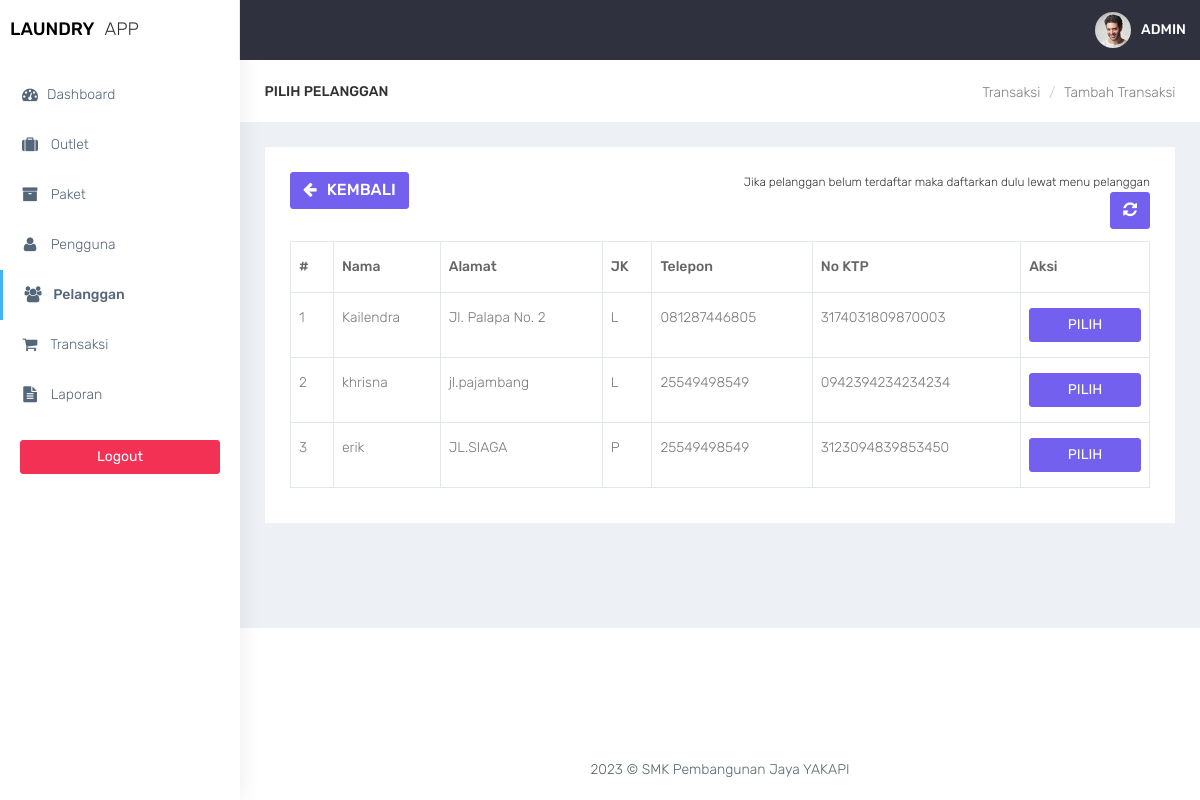
Screenshot of /admin/transaksi_cari_member.php (signed in) with the database file from the repository.
### tables this page shows
CREATE TABLE `member` (
  `id_member` int(11) NOT NULL,
  `nama_member` varchar(100) DEFAULT NULL,
  `alamat_member` text DEFAULT NULL,
  `jenis_kelamin` enum('L','P') DEFAULT NULL,
  `telp_member` varchar(15) DEFAULT NULL,
  `no_ktp` varchar(30) DEFAULT NULL
);

### admin/functions.php (called while the page is built, shortened)
<?php
function ambildata($conn, $query) {
    $data = mysqli_query($conn, $query);
    if (mysqli_num_rows($data) > 0) {
        while($row = mysqli_fetch_assoc($data)) {
            $hasil[] = $row;
        }
        return $hasil;
    }
}
?>

### admin/transaksi_cari_member.php (the view, shortened to what this page needs)
<?php
require 'functions.php';
$query = 'SELECT * FROM member';
$data = ambildata($conn,$query);
?>
<!DOCTYPE html>
<html lang="en">
<head>
    <link href="../assets/bootstrap/dist/css/bootstrap.min.css" rel="stylesheet">
    <link href="../assets/plugins/bower_components/sidebar-nav/dist/sidebar-nav.min.css" rel="stylesheet">
    <link href="../assets/plugins/bower_components/toast-master/css/jquery.toast.css" rel="stylesheet">
    <link href="../assets/plugins/bower_components/morrisjs/morris.css" rel="stylesheet">
    <link href="../assets/plugins/bower_components/chartist-js/dist/chartist.min.css" rel="stylesheet">
    <link href="../assets/plugins/bower_components/chartist-plugin-tooltip-master/dist/chartist-plugin-tooltip.css" rel="stylesheet">
    <link href="../assets/css/animate.css" rel="stylesheet">
    <link href="../assets/css/style.css" rel="stylesheet">
    <link href="../assets/css/colors/default.css" id="theme" rel="stylesheet">
    <link rel="stylesheet" type="text/css" href="../assets/DataTables/datatables.min.css"/>
</head>
<body class="fix-header">
    <div id="wrapper">
        <nav class="navbar navbar-default navbar-static-top m-b-0">
            <div class="navbar-header">
                <div class="top-left-part">
                    <a class="logo" href="index.php">
                        <b style="color:black">
                            LAUNDRY
                        </b>
                        <span class="hidden-xs text-dark">
                            APP
                        </span>
                    </a>
                </div>
                <ul class="nav navbar-top-links navbar-right pull-right">
                    <li>
                        <a class="profile-pic" href="#"> <img src="../assets/plugins/images/users/varun.jpg" alt="user-img" width="36" class="img-circle"><b class="hidden-xs">ADMIN</b></a>
                    </li>
                </ul>
            </div>
        </nav>
        <div class="navbar-default sidebar" role="navigation">
            <div class="sidebar-nav slimscrollsidebar">
                <div class="sidebar-head">
                    <h3><span class="fa-fw open-close"><i class="ti-close ti-menu"></i></span> <span class="hide-menu">Navigation</span></h3>
                </div>
                <ul class="nav" id="side-menu">
                    <li style="padding: 70px 0 0;">
                        <a href="index.php" class="waves-effect "><i class="fa fa-tachometer fa-fw" aria-hidden="true"></i>Dashboard</a>
                    </li>
                    <li>
                        <a href="outlet.php" class="waves-effect "><i class="fa fa-suitcase fa-fw" aria-hidden="true"></i> Outlet</a>
                    </li>
                    <li>
                        <a href="paket.php" class="waves-effect "><i class="fa fa-archive fa-fw" aria-hidden="true"></i> Paket</a>
                    </li>
                    <li>
                        <a href="pengguna.php" class="waves-effect "><i class="fa fa-user fa-fw" aria-hidden="true"></i> Pengguna</a>
                    </li>
                    <li>
                        <a href="pelanggan.php" class="waves-effect active"><i class="fa fa-users fa-fw" aria-hidden="true"></i> Pelanggan</a>
                    </li>
                    <li>
                        <a href="transaksi.php" class="waves-effect"><i class="fa fa-shopping-cart fa-fw" aria-hidden="true"></i> Transaksi</a>
                    </li>
                    <li>
                        <a href="laporan.php" class="waves-effect "><i class="fa fa-file-text fa-fw" aria-hidden="true"></i> Laporan</a>
                    </li>
                </ul>
                <div class="center p-20">
                     <a href="logout.php" class="btn btn-danger btn-block waves-effect waves-light">Logout</a>
                 </div>
            </div>
        </div>
        <div id="page-wrapper">
<div class="container-fluid">
    <div class="row bg-title">
        <div class="col-lg-3 col-md-4 col-sm-4 col-xs-12">
            <h4 class="page-title">Pilih Pelanggan</h4> </div>
        <div class="col-lg-9 col-sm-8 col-md-8 col-xs-12">
            <ol class="breadcrumb">
                <li><a href="#">Transaksi</a></li>
                <li><a href="#">Tambah Transaksi</a></li>
            </ol>
        </div>
    </div>
    <div class="row">
        <div class="col-md-12 col-lg-12 col-sm-12 col-xs-12">
            <div class="white-box">
                <div class="row">
                    <div class="col-md-6">
                        <a href="javascript:void(0)" onclick="window.history.back()" class="btn btn-primary box-title"><i class="fa fa-arrow-left fa-fw"></i> Kembali</a>
                    </div>
                    <div class="col-md-6 text-right">
                        <small>Jika pelanggan belum terdaftar maka daftarkan dulu lewat menu pelanggan</small>
                        <button id="btn-refresh" class="btn btn-primary box-title text-right" title="Refresh Data"><i class="fa fa-refresh" id="ic-refresh"></i></button>
                    </div>
                </div>
                <div class="table-responsive">
                    <table class="table table-bordered thead-dark" id="table">
                        <thead class="thead-dark">
                            <tr>
                                <th width="5%">#</th>
                                <th>Nama</th>
                                <th>Alamat</th>
                                <th>JK</th>
                                <th>Telepon</th>
                                <th>No KTP</th>
                                <th width="15%">Aksi</th>
                            </tr>
                        </thead>
                        <tbody>
                            <?php $no=1; foreach($data as $member): ?>
                                <tr>
                                    <td><?= $no++ ?></td>
                                    <td><?= $member['nama_member']; ?></td>
                                    <td><?= $member['alamat_member']; ?></td>
                                    <td><?= $member['jenis_kelamin']; ?></td>
                                    <td><?= $member['telp_member']; ?></td>
                                    <td><?= $member['no_ktp']; ?></td>
                                    <td align="center">
                                          <a href="transaksi_cari_outlet.php?id=9" data-toggle="tooltip" data-placement="bottom" title="Pilih" class="btn btn-primary btn-block">PILIH</a>
                                    </td>
                                </tr>
                            <?php endforeach; ?>
                                                    </tbody>
                    </table>
                </div>
            </div>
        </div>
    </div>
</div>
<footer class="footer text-center"> 2023 &copy; SMK Pembangunan Jaya YAKAPI </footer>
        </div>
    </div>
    <br />
</body>
</html>

### assets/css/colors/default.css (style rules this page uses)
body { background: #fff; }
.top-left-part { background: #fff; }
.navbar-header { background: #2f323e; }
.navbar-top-links > li > a { color: #ffffff; }
.sidebar .sidebar-head { background: #ffffff; }
.sidebar .sidebar-head h3 { color: #686868; }
.sidebar { background: #fff; box-shadow: 1px 0px 20px rgba(0, 0, 0, 0.08); }
#side-menu li a { color: #54667a; }
#side-menu li a { color: #54667a; border-left: 0px solid #fff; }
#side-menu > li > a { border-left: 3px solid transperant; }
#side-menu > li > a.active { background: transperant; color: #54667a; border-left: 3px solid #41b3f9; font-weight: 500; }

### rows the page displays
member: nama_member "Kailendra", alamat_member "Jl. Palapa No. 2", jenis_kelamin "L", telp_member "081287446805", no_ktp "3174031809870003"
member: nama_member "khrisna", alamat_member "jl.pajambang", jenis_kelamin "L", telp_member "25549498549", no_ktp "0942394234234234"
member: nama_member "erik", alamat_member "JL.SIAGA", jenis_kelamin "P", telp_member "25549498549", no_ktp "3123094839853450"
